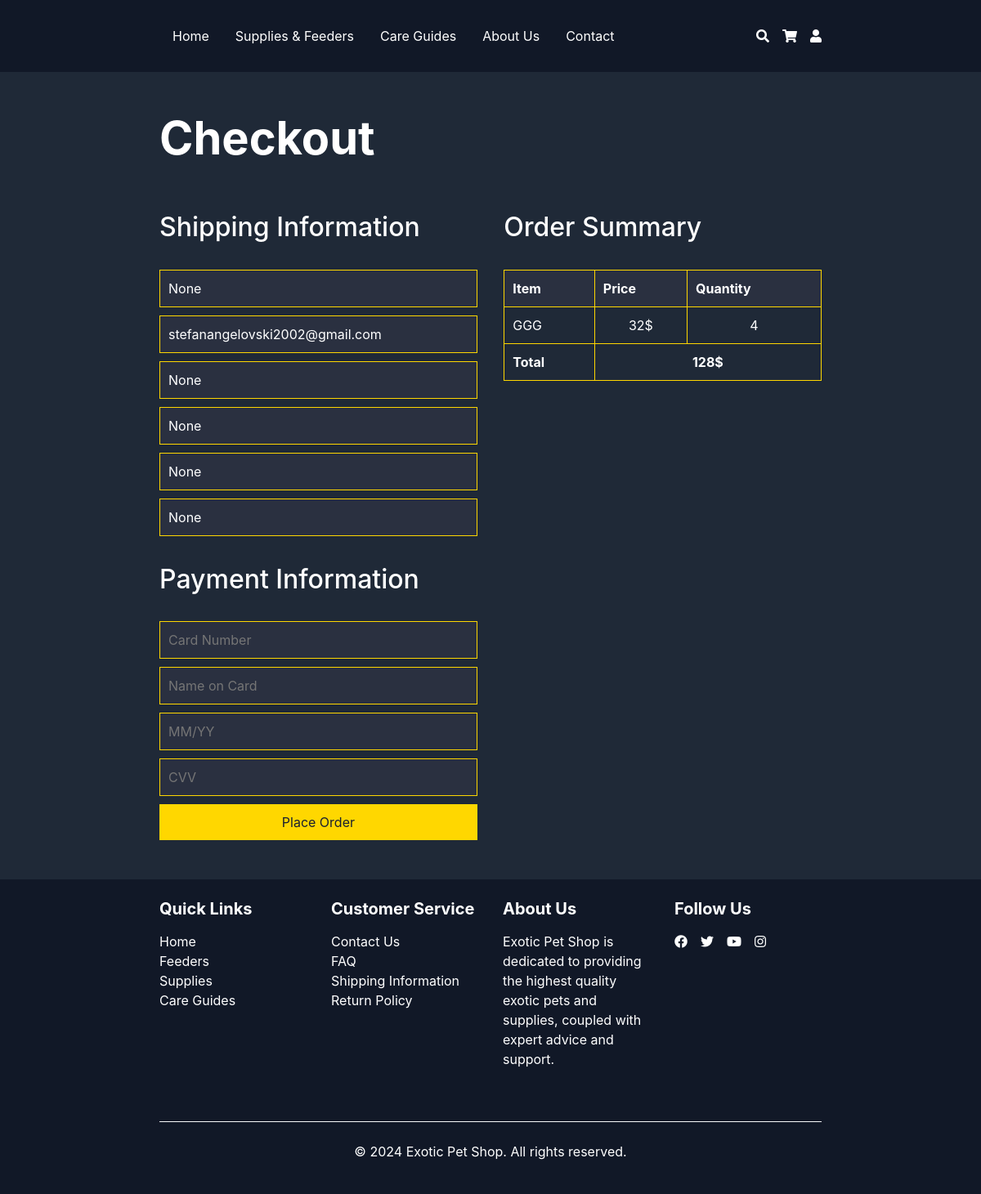
The app's page /cart/ (signed in), older data.
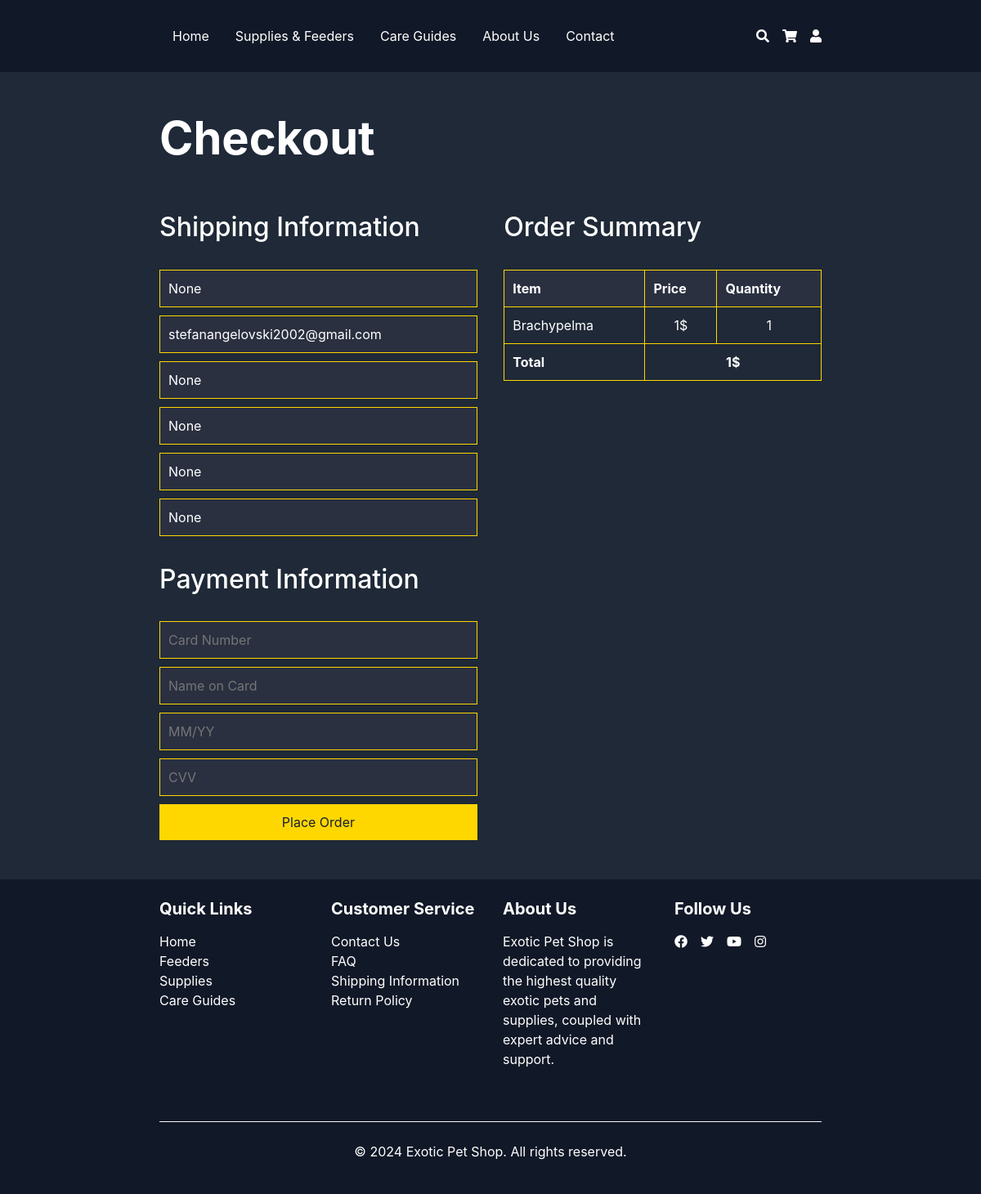
The same page, newer data.
### Store/models.py (models this page shows, shortened)
class UserProfile(models.Model):
    user = OneToOneField(User, on_delete=models.CASCADE)
    phone = models.CharField(max_length=20, null=True, blank=True)
    shipping_name = models.CharField(max_length=200, null=True, blank=True)
    shipping_address = models.TextField(null=True, blank=True)
    shipping_city = models.CharField(max_length=200, null=True, blank=True)
    shipping_state = models.CharField(max_length=200, null=True, blank=True)
    shipping_zip = models.CharField(max_length=200, null=True, blank=True)
    cart = models.OneToOneField(Cart, on_delete=models.SET_NULL, null=True, blank=True)

class CartItem(models.Model):
    SEX_CHOICES = [
        ('M', 'Male'),
        ('F', 'Female'),
    ]
    cart = models.ForeignKey(Cart, on_delete=models.CASCADE, related_name='items', null=True)
    animal = models.ForeignKey(Animal, on_delete=models.CASCADE, null=True, blank=True)
    supply = models.ForeignKey(Supplies, on_delete=models.CASCADE, null=True, blank=True)
    quantity = models.PositiveIntegerField(default=1)
    age = models.PositiveIntegerField(null=True, blank=True)
    sex = models.CharField(max_length=1, choices=SEX_CHOICES, null=True, blank=True)

class Animal(models.Model):
    common_name = models.CharField(max_length=200, null=True, blank=True)
    scientific_name = models.CharField(max_length=200, null=True, blank=True)
    image = models.ImageField(upload_to='animals/', null=True, blank=True, storage=MediaCloudinaryStorage())
    price = models.DecimalField(max_digits=6, decimal_places=2, null=True, blank=True)
    description = CKEditor5Field('Description', null=True, blank=True)
    category = models.ForeignKey(Category, on_delete=models.SET_NULL, null=True, blank=True)

class Cart(models.Model):
    user = models.OneToOneField(User, on_delete=models.CASCADE, default=None)
    total_price = models.DecimalField(max_digits=6, decimal_places=2, default=0)

### Store/views.py (the view)
# urls.py: path('cart/', views.display_cart, name='cart'),
@login_required
def display_cart(request):
    user = request.user
    user_profile, created = UserProfile.objects.get_or_create(user=user)
    cart, created = Cart.objects.get_or_create(user=request.user)
    cart_items = cart.items.all()
    return render(request, 'cart.html', {'cart_items': cart_items, 'cart': cart, "user_profile": user_profile})

### templates/cart.html (shortened to what this page needs)
{% extends 'layout.html' %}
{% load static %}
{% block content %}
<link rel="stylesheet" type="text/css" href="{% static '/css/cart.css' %}">
<div class="container py-5">
    <h1 class="mb-8 display-4 font-weight-bold pb-5">Checkout</h1>
    <div class="checkout-container">
        <div class="checkout-form">
        <h2 class="pb-4">Shipping Information</h2>
            <form id="checkout-form" method="POST" action="{% url 'Store:place_order' %}">
                <input type="text" name="name" placeholder="Full Name" value="{{ user_profile.shipping_name }}" readonly>
                <input type="email" name="email" placeholder="Email Address" value="{{ request.user.email }}" readonly>
                <input type="text" name="address" placeholder="Street Address" value="{{ user_profile.shipping_address }}" readonly>
                <input type="text" name="city" placeholder="City" value="{{ user_profile.shipping_city }}" readonly>
                <input type="text" name="state" placeholder="State/Province" value="{{ user_profile.shipping_state }}" readonly>
                <input type="text" name="zip" placeholder="ZIP/Postal Code" value="{{ user_profile.shipping_zip }}" readonly>
                <h2 class="py-4">Payment Information</h2>
                <input type="text" name="card-number" placeholder="Card Number" required>
                <input type="text" name="card-name" placeholder="Name on Card" required>
                <input type="text" name="expiry" placeholder="MM/YY" required>
                <input type="text" name="cvv" placeholder="CVV" required>
                <button type="submit">Place Order</button>
            </form>
        </div>
        <div class="order-summary">
            <h2 class="pb-4">Order Summary</h2>
            <table>
                <thead>
                    <tr>
                        <th>Item</th>
                        <th>Price</th>
                        <th>Quantity</th>
                    </tr>
                </thead>
                <tbody id="order-items">
                    {% for cart_item in cart_items %}
                        {% if cart_item.animal %}
                        <tr>
                            <td>{{ cart_item.animal.common_name }}</td>
                            <td class="text-center">{{ cart_item.animal.price|floatformat:0 }}$</td>
                            <td class="text-center">{{ cart_item.quantity }}</td>
                        </tr>
                        {% endif %}
                    {% endfor %}
                </tbody>
                <tfoot>
                    <tr>
                        <td><strong>Total</strong></td>
                        <td colspan="2" class="text-center"><strong>{{ cart.total_price|floatformat:0 }}$</strong></td>
                    </tr>
                </tfoot>
            </table>
        </div>
    </div>
</div>
{% endblock %}

### templates/layout.html (shortened to what this page needs)
{% load static %}
<!DOCTYPE html>
<html lang="en">
<head>
    <link rel="stylesheet" href="https://cdn.jsdelivr.net/npm/bootstrap@4.0.0/dist/css/bootstrap.min.css">
    <link rel="stylesheet" href="https://cdnjs.cloudflare.com/ajax/libs/font-awesome/5.15.3/css/all.min.css" />
    <link rel="stylesheet" type="text/css" href="{% static 'css/layout.css' %}">
</head>
<body class="text-white d-flex flex-column" style="background-color: rgb(31, 41, 55);">
    <header class="py-4 position-relative" style="background-color: rgb(17, 24, 39)">
        <div class="container">
            <div class="d-flex justify-content-between align-items-center">
                <div class="navbar-collapse" id="navbarContent">
                    <nav>
                        <ul class="nav">
                            <li class="nav-item"><a href="{% url 'Store:index' %}" class="nav-link text-white hover-text-orange">Home</a></li>
                            <li class="nav-item"><a href="{% url 'Store:supplies' %}" class="nav-link text-white hover-text-orange">Supplies & Feeders</a></li>
                            <li class="nav-item"><a href="https://www.youtube.com/@ClintsReptiles/videos" target="_blank" class="nav-link text-white hover-text-orange">Care Guides</a></li>
                            <li class="nav-item"><a href="{% url 'Store:about' %}" class="nav-link text-white hover-text-orange">About Us</a></li>
                            <li class="nav-item"><a href="{% url 'Store:contact' %}" class="nav-link text-white hover-text-orange">Contact</a></li>
                        </ul>
                    </nav>
                </div>
                <div class="d-flex justify-content-center">
                    <div class="search-container">
                        <a href="#" class="search-icon"><i class="fa fa-search cursor-pointer text-white hover-text-orange mr-3"></i></a>
                    </div>
                    {% if user.is_authenticated %}
                        <a href="{% url 'Store:cart' %}"><i class="fa fa-shopping-cart cursor-pointer text-white hover-text-orange mr-3"></i></a>
                    {% else %}
                        <a href="{% url 'Store:login' %}"><i class="fa fa-shopping-cart cursor-pointer text-white hover-text-orange mr-3"></i></a>
                    {% endif %}
                    {% if user.is_authenticated %}
                        <a href="{% url 'Store:userProfile' %}"><i class="fa fa-user cursor-pointer text-white hover-text-orange"></i></a>
                    {% else %}
                        <a href="{% url 'Store:login' %}"><i class="fa fa-user cursor-pointer text-white hover-text-orange"></i></a>
                    {% endif %}
                </div>
            </div>
        </div>
    </header>
    {% block content %}{% endblock %}
    <footer class="text-white py-4" style="background-color: rgba(17, 24, 39)">
        <div class="container">
            <div class="row">
                <div class="col-md-3 mb-4">
                    <h3 class="h5 font-weight-bold mb-3">Quick Links</h3>
                    <ul class="list-unstyled">
                        <li><a href="{% url 'Store:index' %}" class="text-white hover-text-orange">Home</a></li>
                        <li><a href="{% url 'Store:supplies' %}" class="text-white hover-text-orange">Feeders</a></li>
                        <li><a href="{% url 'Store:supplies' %}" class="text-white hover-text-orange">Supplies</a></li>
                        <li><a href="#" class="text-white hover-text-orange">Care Guides</a></li>
                    </ul>
                </div>
                <div class="col-md-3 mb-4">
                    <h3 class="h5 font-weight-bold mb-3">Customer Service</h3>
                    <ul class="list-unstyled">
                        <li><a href="{% url 'Store:contact' %}" class="text-white hover-text-orange">Contact Us</a></li>
                        <li><a href="#" class="text-white hover-text-orange">FAQ</a></li>
                        <li><a href="{% url 'Store:userProfile' %}" class="text-white hover-text-orange">Shipping Information</a></li>
                        <li><a href="#" class="text-white hover-text-orange">Return Policy</a></li>
                    </ul>
                </div>
                <div class="col-md-3 mb-4">
                    <h3 class="h5 font-weight-bold mb-3">About Us</h3>
                    <p>Exotic Pet Shop is dedicated to providing the highest quality exotic pets and supplies, coupled with expert advice and support.</p>
                </div>
                <div class="col-md-3 mb-4">
                    <h3 class="h5 font-weight-bold mb-3">Follow Us</h3>
                    <div class="d-flex">
                        <a href="https://www.facebook.com/profile.php?id=100093383570742" class="text-white hover-text-orange mr-3"><i class="fab fa-facebook"></i></a>
                        <a href="https://x.com/TheTarantulaCo1" class="text-white hover-text-orange mr-3"><i class="fab fa-twitter"></i></a>
                        <a href="https://www.youtube.com/@tarantulacollective" class="text-white hover-text-orange mr-3"><i class="fab fa-youtube"></i></a>
                        <a href="https://www.instagram.com/exotic_petshop79/" class="text-white hover-text-orange"><i class="fab fa-instagram"></i></a>
                    </div>
                </div>
            </div>
            <div class="mt-4 pt-4 border-top border-light text-center">
                <p>&copy; 2024 Exotic Pet Shop. All rights reserved.</p>
            </div>
        </div>
    </footer>
</body>
</html>

### static/css/layout.css (style rules this page uses)
input[type="text"], input[type="email"], input[type="tel"], textarea, select { width: 100%; padding: 10px; margin-bottom: 10px; background-color: #2a3040; border: 1px solid #ffd700; color: #ffffff; }
.search-container { position: relative; display: inline-block; }
.nav-link { transition: transform 0.5s ease; }
.container { max-width: 70%; width: 70%; min-width: 70%; }

### static/css/cart.css (style rules this page uses)
.checkout-container { display: flex; justify-content: space-between; }
.checkout-form, .order-summary { width: 48%; }
.checkout-container input, .checkout-container select { width: 100%; padding: 10px; margin-bottom: 10px; background-color: #2a3040; border: 1px solid #ffd700; color: #ffffff; }
.checkout-container button { background-color: #ffd700; color: #1a2030; padding: 10px 20px; border: none; cursor: pointer; width: 100%; }
table { width: 100%; border-collapse: collapse; }
th, td { border: 1px solid #ffd700; padding: 10px; text-align: left; }
th { background-color: #2a3040; }

Row changes from the older to the newer data that the page shows:
removed CartItem: animal.common_name "GGG", animal.price "32", quantity "4"
added CartItem: animal.common_name "Brachypelma", animal.price "1", quantity "1"
changed Cart: total_price "128" → "1"
